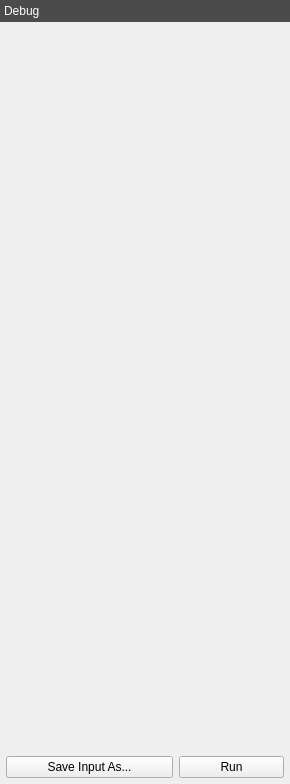
<?xml version="1.0" encoding="UTF-8"?>
<ui version="4.0">
 <class>quantyDockWidget</class>
 <widget class="QDockWidget" name="quantyDockWidget">
  <property name="geometry">
   <rect>
    <x>0</x>
    <y>0</y>
    <width>290</width>
    <height>784</height>
   </rect>
  </property>
  <property name="sizePolicy">
   <sizepolicy hsizetype="Fixed" vsizetype="Preferred">
    <horstretch>0</horstretch>
    <verstretch>0</verstretch>
   </sizepolicy>
  </property>
  <property name="minimumSize">
   <size>
    <width>290</width>
    <height>350</height>
   </size>
  </property>
  <property name="styleSheet">
   <string notr="true">QToolBox::tab {
    background-color: rgb(75, 75, 75);
    color: white;
}</string>
  </property>
  <property name="features">
   <set>QDockWidget::DockWidgetFloatable|QDockWidget::DockWidgetMovable</set>
  </property>
  <property name="allowedAreas">
   <set>Qt::LeftDockWidgetArea|Qt::RightDockWidgetArea</set>
  </property>
  <property name="windowTitle">
   <string>Quanty</string>
  </property>
  <widget class="QWidget" name="quantyDockWidgetContents">
   <property name="sizePolicy">
    <sizepolicy hsizetype="Ignored" vsizetype="Preferred">
     <horstretch>0</horstretch>
     <verstretch>0</verstretch>
    </sizepolicy>
   </property>
   <layout class="QVBoxLayout" name="quantyDockWidgetVBoxLayout">
    <property name="spacing">
     <number>0</number>
    </property>
    <property name="leftMargin">
     <number>0</number>
    </property>
    <property name="topMargin">
     <number>0</number>
    </property>
    <property name="rightMargin">
     <number>0</number>
    </property>
    <property name="bottomMargin">
     <number>0</number>
    </property>
    <item>
     <widget class="QToolBox" name="toolBox">
      <property name="enabled">
       <bool>true</bool>
      </property>
      <property name="lineWidth">
       <number>0</number>
      </property>
      <property name="tabSpacing">
       <number>6</number>
      </property>
      <widget class="QWidget" name="debug">
       <property name="geometry">
        <rect>
         <x>0</x>
         <y>0</y>
         <width>290</width>
         <height>698</height>
        </rect>
       </property>
       <attribute name="label">
        <string>Debug</string>
       </attribute>
       <layout class="QVBoxLayout" name="generalPageVerticalLayout">
        <property name="leftMargin">
         <number>6</number>
        </property>
        <property name="topMargin">
         <number>6</number>
        </property>
        <property name="rightMargin">
         <number>6</number>
        </property>
        <property name="bottomMargin">
         <number>6</number>
        </property>
       </layout>
      </widget>
     </widget>
    </item>
    <item>
     <layout class="QHBoxLayout" name="buttonsHBoxLayout">
      <property name="spacing">
       <number>6</number>
      </property>
      <property name="leftMargin">
       <number>6</number>
      </property>
      <property name="topMargin">
       <number>6</number>
      </property>
      <property name="rightMargin">
       <number>6</number>
      </property>
      <property name="bottomMargin">
       <number>6</number>
      </property>
      <item>
       <widget class="QPushButton" name="saveInputAsPushButton">
        <property name="focusPolicy">
         <enum>Qt::NoFocus</enum>
        </property>
        <property name="toolTip">
         <string>&lt;html&gt;&lt;head/&gt;&lt;body&gt;&lt;p&gt;Save the Quanty input file.&lt;/p&gt;&lt;/body&gt;&lt;/html&gt;</string>
        </property>
        <property name="text">
         <string>Save Input As...</string>
        </property>
        <property name="icon">
         <iconset>
          <normaloff>../../icons/save.svg</normaloff>../../icons/save.svg</iconset>
        </property>
        <property name="iconSize">
         <size>
          <width>16</width>
          <height>16</height>
         </size>
        </property>
        <property name="autoDefault">
         <bool>true</bool>
        </property>
       </widget>
      </item>
      <item>
       <widget class="QPushButton" name="calculationPushButton">
        <property name="maximumSize">
         <size>
          <width>105</width>
          <height>16777215</height>
         </size>
        </property>
        <property name="focusPolicy">
         <enum>Qt::NoFocus</enum>
        </property>
        <property name="toolTip">
         <string>&lt;html&gt;&lt;head/&gt;&lt;body&gt;&lt;p&gt;Run Quanty.&lt;/p&gt;&lt;/body&gt;&lt;/html&gt;</string>
        </property>
        <property name="text">
         <string>Run</string>
        </property>
        <property name="icon">
         <iconset>
          <normaloff>../../icons/play.svg</normaloff>../../icons/play.svg</iconset>
        </property>
        <property name="iconSize">
         <size>
          <width>16</width>
          <height>16</height>
         </size>
        </property>
        <property name="checkable">
         <bool>false</bool>
        </property>
       </widget>
      </item>
     </layout>
    </item>
   </layout>
  </widget>
 </widget>
 <tabstops>
  <tabstop>calculationPushButton</tabstop>
  <tabstop>saveInputAsPushButton</tabstop>
 </tabstops>
 <resources/>
 <connections/>
</ui>
